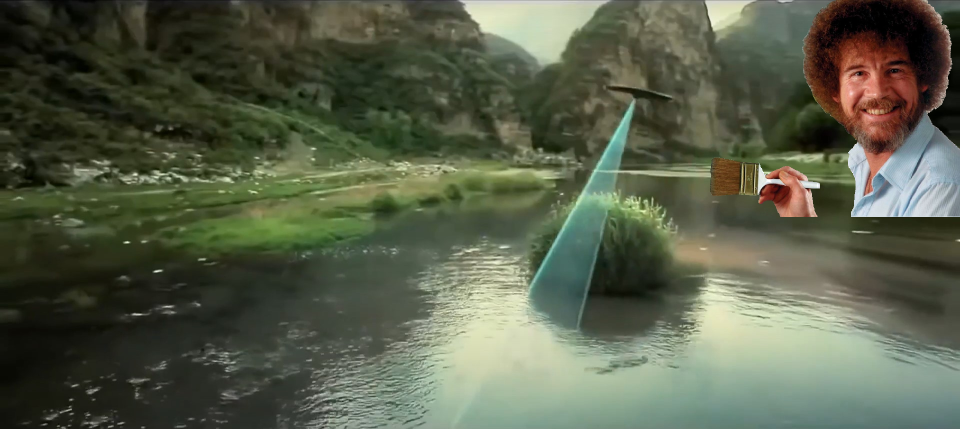
#> input picture Modul 6/Assets/Hasil/percobaan_dua.png, 1920 x 858 px, given in place of umm.jpg, which was not available (shown at 1/2 size)
$ python Keg1.py
#> lines starting #> are read from the running program, lines starting #| are printed output that depends on the picture; pictures that were not available may be replaced by others from this repository, and a replacement may not be noted
from PIL import Image, ImageEnhance, ImageDraw, ImageFont, ImageFilter

background_image_path = r"D:\Eureka\Semester5\Fungsional\Modul 6\Assets\Images\umm.jpg"  # Ganti path sesuai lokasi gambar background
overlay_image_path = r"D:\Eureka\Semester5\Fungsional\Modul 6\Assets\Images\logo_umm.jpg"  # Ganti path sesuai lokasi gambar overlay

background_image = Image.open(background_image_path)
#> background_image is the input picture: PIL image 1920x858 RGBA; mean R, G, B, A 87.5, 94.2, 73.9, 255
overlay_image = Image.open(overlay_image_path)
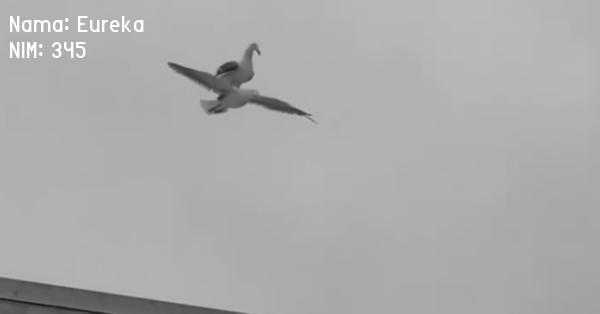
#> input picture Modul 6/Assets/Hasil/percobaan_satu.jpg, 600 x 314 px, given in place of logo_umm.jpg, which was not available
#> overlay_image is the input picture: PIL image 600x314 L; min 22, max 255, mean 172.3

background_image = background_image.convert('L')
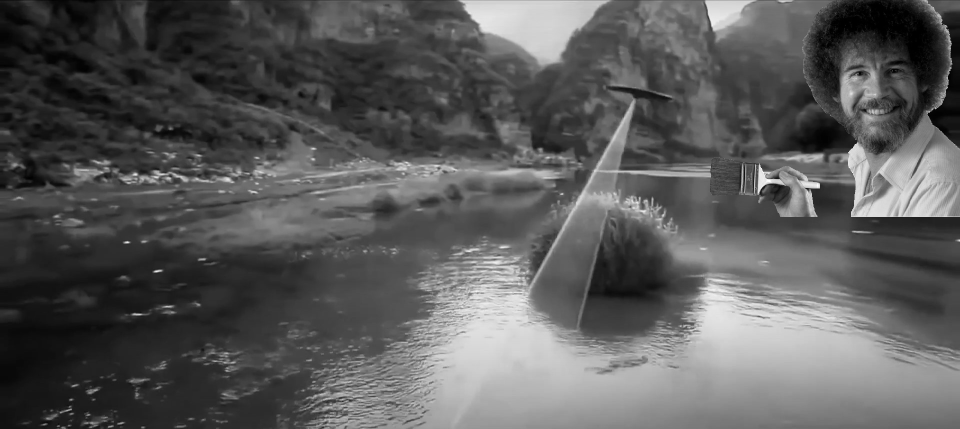
#> background_image: PIL image 1920x858 L (shown at 1/2 size); min 0, max 255, mean 89.9
background_image = background_image.rotate(30)
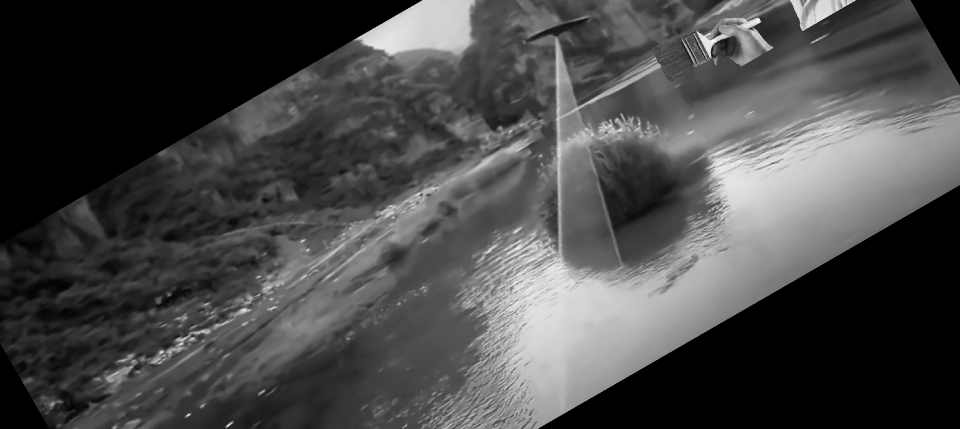
#> background_image: PIL image 1920x858 L (shown at 1/2 size); min 0, max 255, mean 72.5
background_image = background_image.filter(ImageFilter.BLUR)

overlay_width = 500
overlay_height = 500
overlay_image = overlay_image.resize((overlay_width, overlay_height))
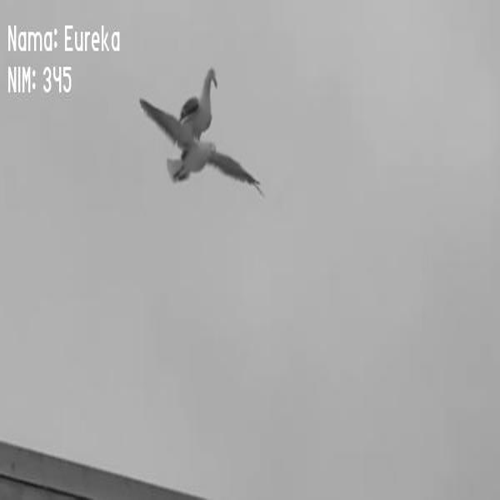
#> overlay_image: PIL image 500x500 L; min 24, max 255, mean 172.3

brightness_factor = 1.45
contrast_factor = 1.45

brightness_enhancer = ImageEnhance.Brightness(overlay_image)
brightened_overlay = brightness_enhancer.enhance(brightness_factor)
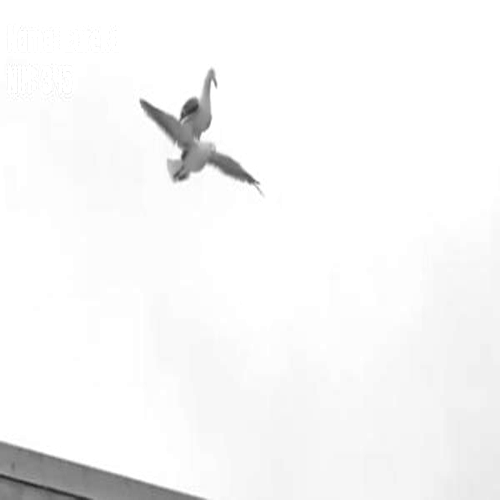
#> brightened_overlay: PIL image 500x500 L; min 34, max 255, mean 247

contrast_enhancer = ImageEnhance.Contrast(brightened_overlay)
final_overlay = contrast_enhancer.enhance(contrast_factor)
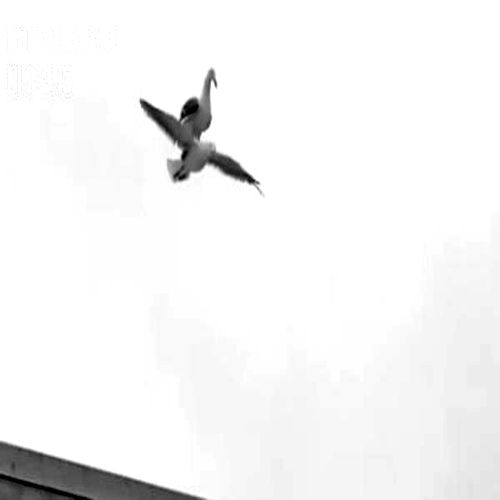
#> final_overlay: PIL image 500x500 L; min 0, max 255, mean 245

result_image = Image.new("RGB", background_image.size, (0, 0, 0))
#> result_image: PIL image 1920x858 RGB; every value is 0

position = (500, 150)
result_image.paste(background_image, (0, 0))
result_image.paste(final_overlay, position)

draw = ImageDraw.Draw(result_image)
font = ImageFont.truetype(r"D:\Eureka\Semester5\Fungsional\Modul 6\Assets\Font\arial_narrow_7.ttf", size=24)
text = "Informatika JOSSS!"
text_x = (result_image.width) // 2
#> text_x = 960
text_y = (result_image.height) // 2
#> text_y = 429
draw.text((text_x, text_y), text, font=font, fill="red")

save_path = r"D:\Eureka\Semester5\Fungsional\Modul 6\Assets\Hasil\tugas_praktikum_enam.png"
result_image.save(save_path)
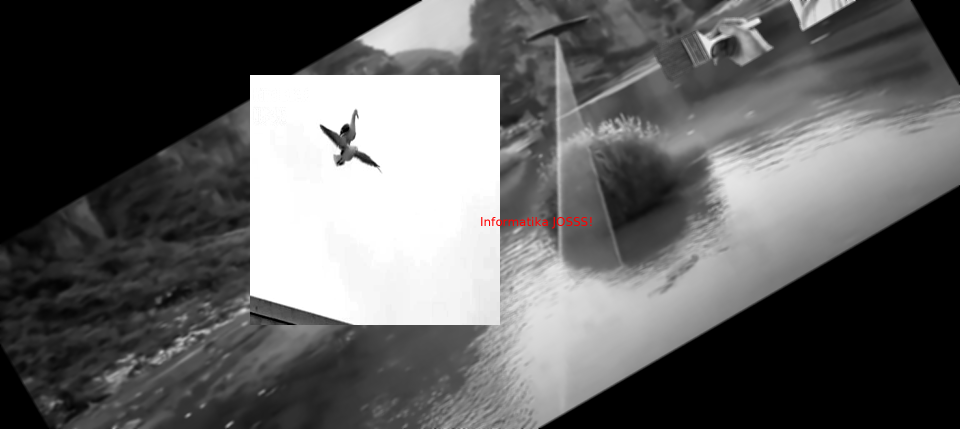
#> saved as tugas_praktikum_enam.png: PIL image 1920x858 RGB (shown at 1/2 size); mean R, G, B 96.9, 96.8, 96.8

result_image.show()
